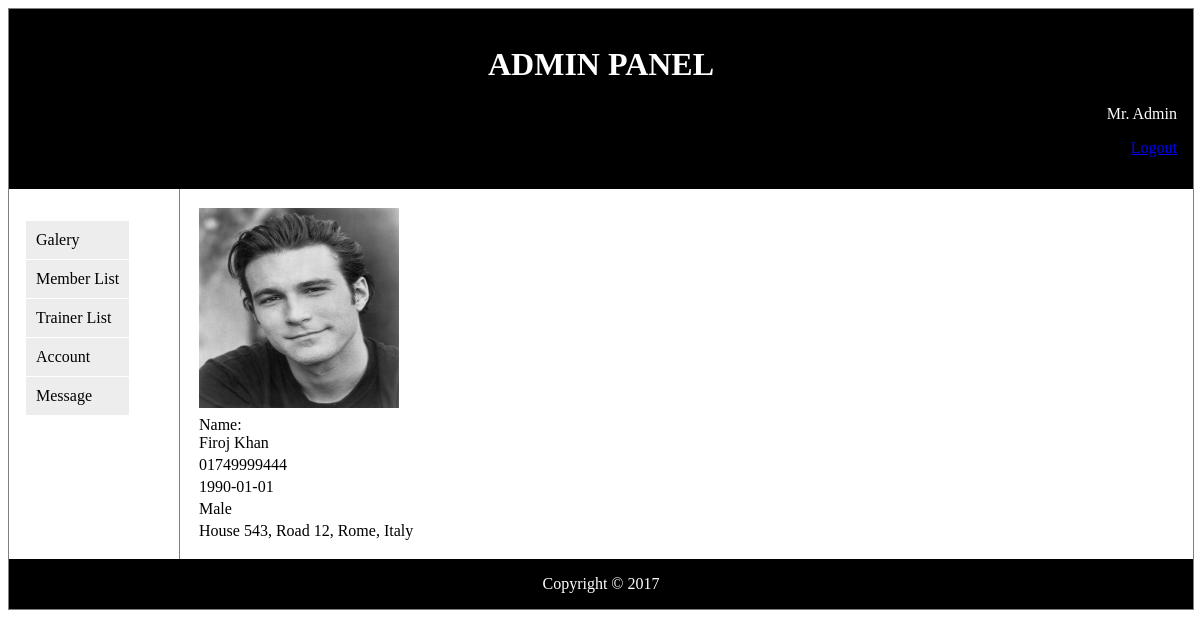
Page /admin/user_profile_view.php?view=firoj (signed in) on the committed database.
### tables this page shows
CREATE TABLE `users_information` (
  `user_name` varchar(32) NOT NULL,
  `name` varchar(32) NOT NULL,
  `contact_number` varchar(14) NOT NULL,
  `date_of_birth` date NOT NULL,
  `gender` varchar(6) NOT NULL,
  `image_path` varchar(100) NOT NULL DEFAULT 'default.png',
  `address` varchar(100) NOT NULL
);

### admin/user_profile_view.php (the view)
<?php
include 'header.php';
?>
<?php
	if (isset($_GET['view'])) {
			$user_id = trim($_GET['view']);
			$sql = "SELECT * FROM `users_information` WHERE `user_name` = '$user_id'";
				$result = $GLOBALS['connection']->query($sql);
				if ($result->num_rows==1) {
					$row = $result->fetch_assoc();
					?>
					<article>
						<table>
							<tr>
								<td><img src="../images/<?php echo $row['image_path'];?>" style="width: 200px;height: 200px;"></td>
							</tr>
							<tr>
								<td>Name:<br><?php echo $row['name'];?></td>
							</tr>
							<tr>
								<td><?php echo $row['contact_number'];?></td>
							</tr>
							<tr>
							<td><?php echo $row['date_of_birth'];?></td>
							</tr>
							<tr>
							<td><?php echo $row['gender'];?></td>
							</tr>
							<tr>
							<td><?php echo $row['address'];?></td>
							</tr>
						</table>
					</article>
					<?php
				}else{
					echo "Data not Found.";
				}
	}
?>
<?php
include 'footer.php';
?>

### admin/css/style.css (style rules this page uses)
article { margin-left: 170px; border-left: 1px solid gray; padding: 1em; overflow: hidden; }

### rows in the picture
users_information: image_path (picture), name "Firoj Khan", contact_number "01749999444", date_of_birth "1990-01-01", gender "Male", address "House 543, Road 12, Rome, Italy"

### other values in the picture
$admin_name "Mr. Admin"
